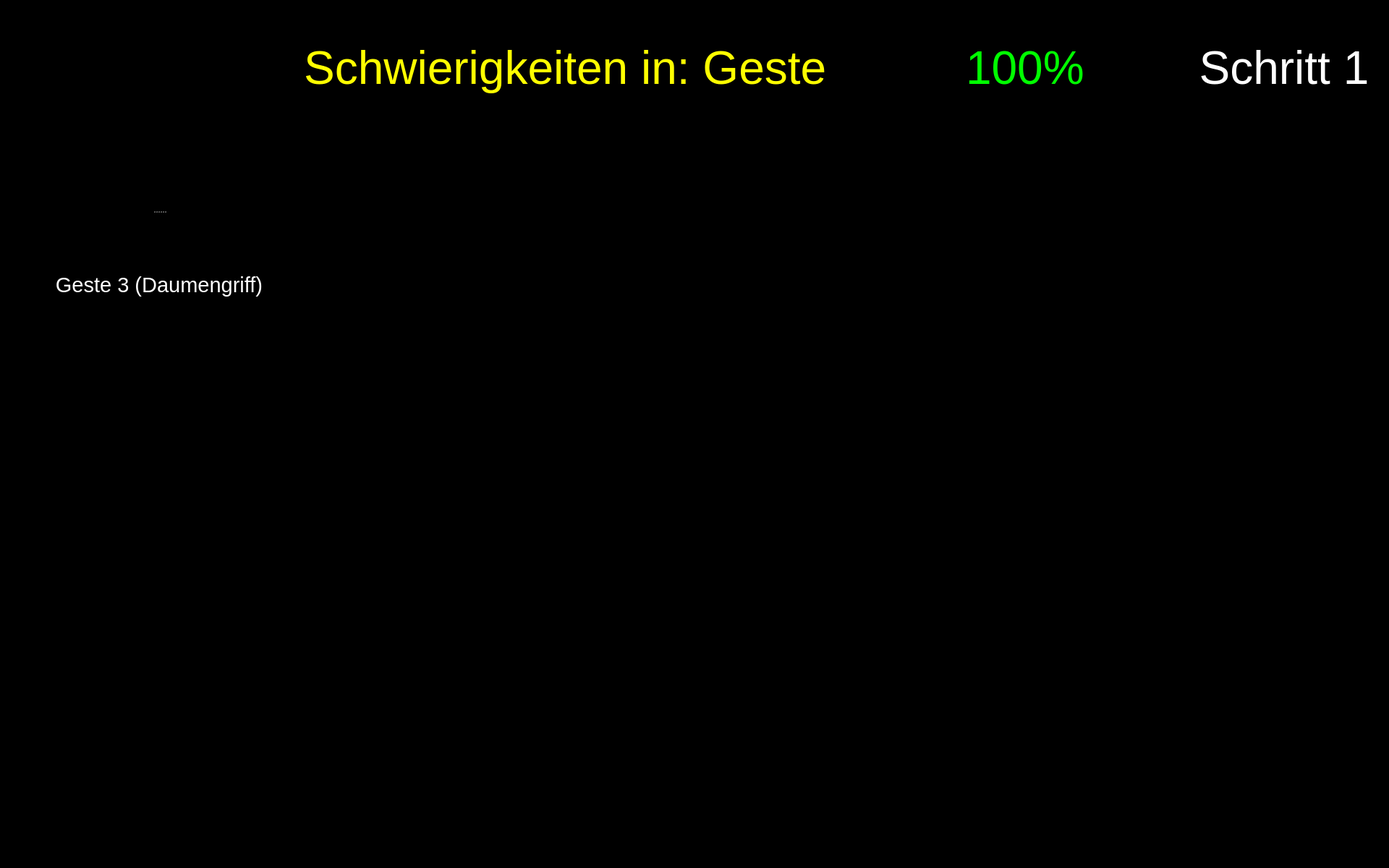
<?xml version="1.0" encoding="UTF-8"?>
<ui version="4.0">
 <class>Form</class>
 <widget class="QWidget" name="Form">
  <property name="geometry">
   <rect>
    <x>0</x>
    <y>0</y>
    <width>1920</width>
    <height>1200</height>
   </rect>
  </property>
  <property name="maximumSize">
   <size>
    <width>1920</width>
    <height>1200</height>
   </size>
  </property>
  <property name="windowTitle">
   <string>Form</string>
  </property>
  <property name="styleSheet">
   <string notr="true">background-color: rgb(0, 0, 0);</string>
  </property>
  <widget class="QPushButton" name="button_nav_left">
   <property name="enabled">
    <bool>true</bool>
   </property>
   <property name="geometry">
    <rect>
     <x>800</x>
     <y>560</y>
     <width>150</width>
     <height>150</height>
    </rect>
   </property>
   <property name="minimumSize">
    <size>
     <width>81</width>
     <height>81</height>
    </size>
   </property>
   <property name="maximumSize">
    <size>
     <width>150</width>
     <height>150</height>
    </size>
   </property>
   <property name="cursor">
    <cursorShape>OpenHandCursor</cursorShape>
   </property>
   <property name="focusPolicy">
    <enum>Qt::WheelFocus</enum>
   </property>
   <property name="contextMenuPolicy">
    <enum>Qt::DefaultContextMenu</enum>
   </property>
   <property name="layoutDirection">
    <enum>Qt::LeftToRight</enum>
   </property>
   <property name="autoFillBackground">
    <bool>false</bool>
   </property>
   <property name="styleSheet">
    <string notr="true"/>
   </property>
   <property name="icon">
    <iconset resource="resources/res.qrc">
     <normaloff>:/buttons/Button Left.svg</normaloff>:/buttons/Button Left.svg</iconset>
   </property>
   <property name="iconSize">
    <size>
     <width>144</width>
     <height>144</height>
    </size>
   </property>
   <property name="autoDefault">
    <bool>false</bool>
   </property>
   <property name="default">
    <bool>false</bool>
   </property>
   <property name="flat">
    <bool>true</bool>
   </property>
  </widget>
  <widget class="QPushButton" name="button_nav_right">
   <property name="enabled">
    <bool>true</bool>
   </property>
   <property name="geometry">
    <rect>
     <x>960</x>
     <y>560</y>
     <width>150</width>
     <height>150</height>
    </rect>
   </property>
   <property name="minimumSize">
    <size>
     <width>81</width>
     <height>81</height>
    </size>
   </property>
   <property name="maximumSize">
    <size>
     <width>150</width>
     <height>150</height>
    </size>
   </property>
   <property name="cursor">
    <cursorShape>OpenHandCursor</cursorShape>
   </property>
   <property name="focusPolicy">
    <enum>Qt::WheelFocus</enum>
   </property>
   <property name="contextMenuPolicy">
    <enum>Qt::DefaultContextMenu</enum>
   </property>
   <property name="layoutDirection">
    <enum>Qt::LeftToRight</enum>
   </property>
   <property name="autoFillBackground">
    <bool>false</bool>
   </property>
   <property name="styleSheet">
    <string notr="true"/>
   </property>
   <property name="icon">
    <iconset resource="resources/res.qrc">
     <normaloff>:/buttons/Button Right.svg</normaloff>:/buttons/Button Right.svg</iconset>
   </property>
   <property name="iconSize">
    <size>
     <width>144</width>
     <height>144</height>
    </size>
   </property>
   <property name="autoDefault">
    <bool>false</bool>
   </property>
   <property name="default">
    <bool>false</bool>
   </property>
   <property name="flat">
    <bool>true</bool>
   </property>
  </widget>
  <widget class="QWidget" name="widget_score" native="true">
   <property name="geometry">
    <rect>
     <x>1180</x>
     <y>20</y>
     <width>450</width>
     <height>150</height>
    </rect>
   </property>
   <widget class="QWidget" name="horizontalLayoutWidget_2">
    <property name="geometry">
     <rect>
      <x>-1</x>
      <y>-1</y>
      <width>451</width>
      <height>152</height>
     </rect>
    </property>
    <layout class="QHBoxLayout" name="horizontalLayout_2">
     <item>
      <widget class="QLabel" name="score_flag">
       <property name="enabled">
        <bool>true</bool>
       </property>
       <property name="sizePolicy">
        <sizepolicy hsizetype="Preferred" vsizetype="Preferred">
         <horstretch>0</horstretch>
         <verstretch>0</verstretch>
        </sizepolicy>
       </property>
       <property name="maximumSize">
        <size>
         <width>150</width>
         <height>150</height>
        </size>
       </property>
       <property name="text">
        <string/>
       </property>
       <property name="pixmap">
        <pixmap resource="resources/res.qrc">:/img/Score Flag.svg</pixmap>
       </property>
      </widget>
     </item>
     <item>
      <widget class="QLabel" name="label_text_score">
       <property name="font">
        <font>
         <pointsize>48</pointsize>
        </font>
       </property>
       <property name="styleSheet">
        <string notr="true">color: rgb(0, 255, 0);</string>
       </property>
       <property name="text">
        <string>&lt;html&gt;&lt;head/&gt;&lt;body&gt;&lt;p&gt;&lt;span style=&quot; color:#00ff00;&quot;&gt;100%&lt;/span&gt;&lt;/p&gt;&lt;/body&gt;&lt;/html&gt;</string>
       </property>
       <property name="alignment">
        <set>Qt::AlignLeading|Qt::AlignLeft|Qt::AlignVCenter</set>
       </property>
       <property name="wordWrap">
        <bool>true</bool>
       </property>
      </widget>
     </item>
    </layout>
   </widget>
  </widget>
  <widget class="QPushButton" name="button_exit">
   <property name="enabled">
    <bool>true</bool>
   </property>
   <property name="geometry">
    <rect>
     <x>1760</x>
     <y>1040</y>
     <width>150</width>
     <height>150</height>
    </rect>
   </property>
   <property name="minimumSize">
    <size>
     <width>81</width>
     <height>81</height>
    </size>
   </property>
   <property name="maximumSize">
    <size>
     <width>150</width>
     <height>150</height>
    </size>
   </property>
   <property name="cursor">
    <cursorShape>OpenHandCursor</cursorShape>
   </property>
   <property name="focusPolicy">
    <enum>Qt::WheelFocus</enum>
   </property>
   <property name="contextMenuPolicy">
    <enum>Qt::DefaultContextMenu</enum>
   </property>
   <property name="icon">
    <iconset resource="resources/res.qrc">
     <normaloff>:/buttons/Button Exit.svg</normaloff>:/buttons/Button Exit.svg</iconset>
   </property>
   <property name="iconSize">
    <size>
     <width>144</width>
     <height>144</height>
    </size>
   </property>
   <property name="autoDefault">
    <bool>false</bool>
   </property>
   <property name="default">
    <bool>false</bool>
   </property>
   <property name="flat">
    <bool>true</bool>
   </property>
  </widget>
  <widget class="QLabel" name="image_step">
   <property name="geometry">
    <rect>
     <x>1650</x>
     <y>170</y>
     <width>250</width>
     <height>250</height>
    </rect>
   </property>
   <property name="font">
    <font>
     <pointsize>48</pointsize>
    </font>
   </property>
   <property name="styleSheet">
    <string notr="true">color: rgb(255, 255, 255);</string>
   </property>
   <property name="text">
    <string/>
   </property>
   <property name="pixmap">
    <pixmap resource="resources/res.qrc">:/detected steps/Detected Step1_Button.png</pixmap>
   </property>
   <property name="alignment">
    <set>Qt::AlignCenter</set>
   </property>
   <property name="wordWrap">
    <bool>true</bool>
   </property>
  </widget>
  <widget class="QLabel" name="label_plot_1">
   <property name="geometry">
    <rect>
     <x>490</x>
     <y>180</y>
     <width>850</width>
     <height>340</height>
    </rect>
   </property>
   <property name="maximumSize">
    <size>
     <width>1200</width>
     <height>480</height>
    </size>
   </property>
   <property name="font">
    <font>
     <pointsize>48</pointsize>
    </font>
   </property>
   <property name="styleSheet">
    <string notr="true">color: rgb(255, 255, 255);</string>
   </property>
   <property name="text">
    <string/>
   </property>
   <property name="scaledContents">
    <bool>true</bool>
   </property>
  </widget>
  <widget class="QLabel" name="icon_newbie_1">
   <property name="enabled">
    <bool>true</bool>
   </property>
   <property name="geometry">
    <rect>
     <x>490</x>
     <y>380</y>
     <width>100</width>
     <height>100</height>
    </rect>
   </property>
   <property name="sizePolicy">
    <sizepolicy hsizetype="Preferred" vsizetype="Preferred">
     <horstretch>0</horstretch>
     <verstretch>0</verstretch>
    </sizepolicy>
   </property>
   <property name="maximumSize">
    <size>
     <width>100</width>
     <height>100</height>
    </size>
   </property>
   <property name="text">
    <string/>
   </property>
   <property name="pixmap">
    <pixmap resource="resources/res.qrc">:/img/Icon User.png</pixmap>
   </property>
   <property name="scaledContents">
    <bool>true</bool>
   </property>
  </widget>
  <widget class="QLabel" name="icon_reaction_1">
   <property name="enabled">
    <bool>true</bool>
   </property>
   <property name="geometry">
    <rect>
     <x>1400</x>
     <y>250</y>
     <width>200</width>
     <height>200</height>
    </rect>
   </property>
   <property name="sizePolicy">
    <sizepolicy hsizetype="Preferred" vsizetype="Preferred">
     <horstretch>0</horstretch>
     <verstretch>0</verstretch>
    </sizepolicy>
   </property>
   <property name="maximumSize">
    <size>
     <width>200</width>
     <height>200</height>
    </size>
   </property>
   <property name="text">
    <string/>
   </property>
   <property name="scaledContents">
    <bool>true</bool>
   </property>
  </widget>
  <widget class="QLabel" name="icon_expert_1">
   <property name="enabled">
    <bool>true</bool>
   </property>
   <property name="geometry">
    <rect>
     <x>490</x>
     <y>220</y>
     <width>100</width>
     <height>100</height>
    </rect>
   </property>
   <property name="sizePolicy">
    <sizepolicy hsizetype="Preferred" vsizetype="Preferred">
     <horstretch>0</horstretch>
     <verstretch>0</verstretch>
    </sizepolicy>
   </property>
   <property name="maximumSize">
    <size>
     <width>100</width>
     <height>100</height>
    </size>
   </property>
   <property name="text">
    <string/>
   </property>
   <property name="pixmap">
    <pixmap resource="resources/res.qrc">:/img/Icon Expert.png</pixmap>
   </property>
   <property name="scaledContents">
    <bool>true</bool>
   </property>
  </widget>
  <widget class="QLabel" name="label_trouble">
   <property name="geometry">
    <rect>
     <x>260</x>
     <y>20</y>
     <width>900</width>
     <height>150</height>
    </rect>
   </property>
   <property name="font">
    <font>
     <family>Arial</family>
     <pointsize>48</pointsize>
     <weight>9</weight>
     <italic>false</italic>
     <bold>false</bold>
    </font>
   </property>
   <property name="styleSheet">
    <string notr="true">font: 75 48pt &quot;Arial&quot;;
color: rgb(255, 255, 0);</string>
   </property>
   <property name="text">
    <string>Schwierigkeiten in: Geste </string>
   </property>
   <property name="textFormat">
    <enum>Qt::RichText</enum>
   </property>
   <property name="alignment">
    <set>Qt::AlignRight|Qt::AlignTrailing|Qt::AlignVCenter</set>
   </property>
   <property name="wordWrap">
    <bool>true</bool>
   </property>
  </widget>
  <widget class="QLabel" name="label_text_step">
   <property name="geometry">
    <rect>
     <x>1650</x>
     <y>20</y>
     <width>250</width>
     <height>150</height>
    </rect>
   </property>
   <property name="font">
    <font>
     <family>Arial</family>
     <pointsize>48</pointsize>
     <weight>9</weight>
     <italic>false</italic>
     <bold>false</bold>
    </font>
   </property>
   <property name="styleSheet">
    <string notr="true">font: 75 48pt &quot;Arial&quot;;
color: rgb(255, 255, 255);</string>
   </property>
   <property name="text">
    <string>Schritt 1</string>
   </property>
   <property name="textFormat">
    <enum>Qt::RichText</enum>
   </property>
   <property name="alignment">
    <set>Qt::AlignCenter</set>
   </property>
   <property name="wordWrap">
    <bool>true</bool>
   </property>
  </widget>
  <widget class="QSplitter" name="splitter_4">
   <property name="geometry">
    <rect>
     <x>60</x>
     <y>210</y>
     <width>320</width>
     <height>282</height>
    </rect>
   </property>
   <property name="orientation">
    <enum>Qt::Vertical</enum>
   </property>
   <widget class="QLabel" name="image_required_3">
    <property name="maximumSize">
     <size>
      <width>320</width>
      <height>240</height>
     </size>
    </property>
    <property name="text">
     <string/>
    </property>
    <property name="pixmap">
     <pixmap resource="resources/res.qrc">:/img/left_step1_gesture3.png</pixmap>
    </property>
    <property name="scaledContents">
     <bool>true</bool>
    </property>
   </widget>
   <widget class="QLabel" name="text_required_3">
    <property name="font">
     <font>
      <family>Arial</family>
      <pointsize>22</pointsize>
      <weight>9</weight>
      <italic>false</italic>
      <bold>false</bold>
     </font>
    </property>
    <property name="styleSheet">
     <string notr="true">font: 75 22pt &quot;Arial&quot;;
color: rgb(255, 255, 255);</string>
    </property>
    <property name="text">
     <string>Geste 3 (Daumengriff)</string>
    </property>
    <property name="textFormat">
     <enum>Qt::PlainText</enum>
    </property>
    <property name="alignment">
     <set>Qt::AlignCenter</set>
    </property>
    <property name="wordWrap">
     <bool>true</bool>
    </property>
   </widget>
  </widget>
 </widget>
 <resources>
  <include location="resources/res.qrc"/>
 </resources>
 <connections/>
</ui>
